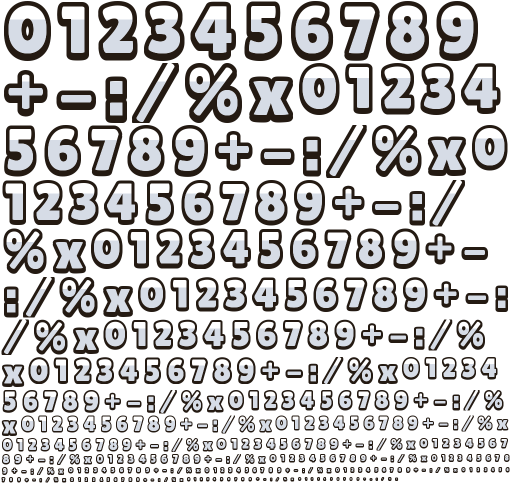
#> input picture src/assets/digits.webp, 1024 x 967 px (shown at 1/2 size)
$ python sticker_pass.py ../../src/assets/digits.webp ../../src/assets/digits.webp 1.0
#> lines starting #> are read from the running program, lines starting #| are printed output that depends on the picture; after the words box and inside, x2 and y2 are one past the last pixel; in counts of white or black regions, pixels touching at a corner belong together
#> in main, im is the input picture: shape (967, 1024, 4); mean R, G, B, A 63.5, 62.2, 62.1, 122.8
"""The corgi theme's sticker pass: makes separately generated pictures look drawn by one hand
(CLAUDE.md art rule: thick outline, flat colours, one hard cel shadow), judged at the size the
game draws them.

Every sheet came out of its own generation, so line weights differ, and hatching, fur strands,
greebles and soft shading turn to grey noise at a mob's 80 world units. Per picture this:
  1. keeps the near-black drawn lines as ink and fills fainter strokes (hatching, strands)
     thinner than THIN world units with the colour around them;
  2. sorts the colours into a few materials by hue and chroma, shared by all of the picture's
     frames so an animation does not flicker (hot accents such as red eyes keep their own), and
     cuts each material's smoothed lightness into at most TONES flat tones: light, base and one
     hard shadow;
  3. smooths every boundary with a majority filter and drops specks under SPECK world units;
  4. paints the ink lines one ink colour and redraws one outline OUTLINE world units wide round
     the silhouette and its see-through holes, half outside the old edge, half over it.
With flat=False only step 4 runs: the big, cleanly painted pictures (elites, bosses, props,
icons, items) keep their paint and get the shared outline. Glowing effects get neither.
`scale` is sheet pixels per world unit (a mob sheet's `height` over the units the game draws it,
a prop's pixels over its world size).

Used by the builds (bake_mob.py's "sticker" spec key; corgi_art.py's deco, icons and items) and
standalone: python tools/sticker_pass.py <in.png> <out.png> <scale> [--keep-size]"""
import sys

import cv2
import numpy as np
from PIL import Image

INK = np.array([0x14, 0x0C, 0x18], np.float32)  # hordeView.ts OUTLINE, the mobs' run-time ink
OUTLINE = 2.2    # world units, total
OUT_SHARE = 0.5  # of it outside the old silhouette
INK_L = 55       # Lab lightness (0..255) under which a thin stroke is a drawn line
LINE = 2.4       # world units: dark areas wider than this are shadow, not line
DASH = 3.5       # world units: shorter dark marks are texture, not line
LINE_DELTA = 32  # Lab lightness a thin stroke must sit under its surroundings to be a line
THIN = 1.4       # world units: fainter darker strokes narrower than this are filled in
SPECK = 1.2      # world units: flat areas narrower than this give way to their neighbours
SMOOTH = 1.0     # world units: mean-shift radius, and the majority filter's
MATERIALS = 6    # colours of stuff (shell, belly, legs, ...), told apart by hue and chroma
HUE_L = 0.6      # lightness weight when telling materials apart
TONES = 3        # flat tones per material at most: shadow, base, light
BAND = 1.5       # world units: lightness smoothing before it is cut into tones
MIN_STEP = 7     # Lab lightness: tones closer than this stay one
HOT = 2          # materials for hot accents (eyes, glows)


def _nearest(solid):
    """For every pixel, the flat index of its nearest pixel in `solid`."""
    _, lab = cv2.distanceTransformWithLabels((~solid).astype(np.uint8), cv2.DIST_L2, 5,
                                             labelType=cv2.DIST_LABEL_PIXEL)
    ys, xs = np.nonzero(solid)
    idx = np.zeros(lab.max() + 1, np.int64)
    idx[lab[ys, xs]] = ys * solid.shape[1] + xs
    return idx[lab]


def _fill_from(img, keep):
    """Pixels outside `keep` take their nearest kept neighbour's value."""
    if keep.all() or not keep.any():
        return img
    flat = img.reshape(-1, *img.shape[2:])
    return flat[_nearest(keep)].reshape(img.shape)


def _disc(d):
    d = max(1, int(round(d)))
    return cv2.getStructuringElement(cv2.MORPH_ELLIPSE, (d, d))


def _clean(rgb, solid, scale):
    """Step 1: the ink lines, and the colours under them with faint strokes filled, flattened."""
    rgb = _fill_from(rgb, solid)
    light = cv2.cvtColor(rgb, cv2.COLOR_RGB2LAB)[:, :, 0].astype(np.float32)
    # a line is thin and dark: near black, or much darker than what is round it; dark areas
    # wider than LINE world units are shadow, not line
    around = cv2.morphologyEx(light, cv2.MORPH_CLOSE, _disc(LINE * scale))
    dark = (((light < INK_L) | (around - light > LINE_DELTA)) & solid).astype(np.uint8)
    wide = cv2.dilate(cv2.morphologyEx(dark, cv2.MORPH_OPEN, _disc(LINE * scale)), _disc(3))
    ink = (dark > 0) & (wide == 0)
    # dots and specks (texture, not drawing) go: a line runs at least DASH world units
    n, cc, stats, _ = cv2.connectedComponentsWithStats(ink.astype(np.uint8), connectivity=8)
    small = np.maximum(stats[:, cv2.CC_STAT_WIDTH], stats[:, cv2.CC_STAT_HEIGHT]) < DASH * scale
    small[0] = False
    ink &= ~small[cc]
    base = _fill_from(rgb, solid & ~ink)
    closed = cv2.morphologyEx(base, cv2.MORPH_CLOSE, _disc(THIN * scale))
    lc = cv2.cvtColor(closed, cv2.COLOR_RGB2LAB)[:, :, 0].astype(np.float32)
    lb = cv2.cvtColor(base, cv2.COLOR_RGB2LAB)[:, :, 0].astype(np.float32)
    base = np.where(((lc - lb) > 14)[:, :, None], closed, base)
    sp = max(2, int(round(SMOOTH * scale)))
    return cv2.pyrMeanShiftFiltering(np.ascontiguousarray(base), sp, 20, maxLevel=1), ink


def _hot(lab):
    """Hot accents: saturated reds, oranges and yellows (eyes, glows) that must keep their hue."""
    a, b = lab[:, 1] - 128, lab[:, 2] - 128
    hue = np.degrees(np.arctan2(b, a))
    return (np.hypot(a, b) > 45) & (hue > -10) & (hue < 100)


def _palette(samples, k):
    if len(samples) <= k:
        return samples.astype(np.float32)
    data = samples.astype(np.float32)
    if len(data) > 60000:
        data = data[np.random.default_rng(1).choice(len(data), 60000, replace=False)]
    crit = (cv2.TERM_CRITERIA_EPS + cv2.TERM_CRITERIA_MAX_ITER, 40, 0.5)
    cv2.setRNGSeed(7)
    _, _, centres = cv2.kmeans(data, k, None, crit, 3, cv2.KMEANS_PP_CENTERS)
    return centres


def _snap(lab, centres):
    return ((lab[:, None, :] - centres[None, :, :]) ** 2).sum(2).argmin(1)


def _majority(labels, solid, scale):
    """Step 3: each pixel takes the label most common around it, so edges run smooth; then
    areas thinner than SPECK give way to their neighbours."""
    vals = np.unique(labels[solid])
    if len(vals) < 2:
        return labels
    sig = max(0.6, SMOOTH * scale * 0.6)
    best, score = labels.copy(), np.full(labels.shape, -1.0, np.float32)
    for v in vals:
        s = cv2.GaussianBlur(((labels == v) & solid).astype(np.float32), (0, 0), sig)
        better = s > score
        best[better], score[better] = v, s[better]
    out = np.where(solid, best, labels)
    k = _disc(SPECK * scale)
    keep = np.zeros(solid.shape, bool)
    for v in vals:
        m = ((out == v) & solid).astype(np.uint8)
        keep |= (cv2.dilate(cv2.morphologyEx(m, cv2.MORPH_OPEN, k), _disc(2)) & m) > 0
    if keep.any() and (solid & ~keep).any():
        out = np.where(solid & ~keep, _fill_from(out, keep), out)
    return out


def _bands(lab, mat, solid, scale):
    """Within each material, the lightness smoothed over BAND world units and cut into at most
    TONES flat tones; returns a tone index per pixel (0 darkest)."""
    L = lab[:, :, 0]
    sig = BAND * scale
    tone = np.zeros(mat.shape, np.int32)
    for v in np.unique(mat[solid]):
        m = ((mat == v) & solid).astype(np.float32)
        sm = cv2.GaussianBlur(L * m, (0, 0), sig) / np.maximum(cv2.GaussianBlur(m, (0, 0), sig), 1e-3)
        vals = sm[m > 0]
        lo, hi = vals.min(), vals.max()
        cuts = [q for q in np.percentile(vals, [100 * (i + 1) / TONES for i in range(TONES - 1)])
                if q - lo > MIN_STEP and hi - q > MIN_STEP]
        cuts = [c for i, c in enumerate(cuts) if i == 0 or c - cuts[i - 1] > MIN_STEP]
        tone[m > 0] = np.searchsorted(np.array(cuts), vals) if cuts else 0
    return tone


def _outline(rgb, alpha, ink, scale, grow):
    """Step 4: ink lines in the ink colour, and one outline OUTLINE world units wide."""
    solid = alpha >= 128
    width = OUTLINE * scale
    out_w = width * OUT_SHARE if grow else 0.0
    in_w = width - out_w
    d_out = cv2.distanceTransform((~solid).astype(np.uint8), cv2.DIST_L2, 5)
    d_in = cv2.distanceTransform(solid.astype(np.uint8), cv2.DIST_L2, 5)
    cover = np.maximum(np.clip(in_w - d_in + 0.5, 0, 1), ink.astype(np.float32)) * solid
    mix = np.where(solid, cover, 1.0)[:, :, None]
    rgb = rgb * (1 - mix) + INK * mix
    if grow:
        a = np.where(solid, 1.0, np.maximum(np.clip(out_w - d_out + 0.5, 0, 1), alpha / 255.0))
    else:
        a = np.where(solid, 1.0, alpha / 255.0)
    return rgb, a


def sticker(frames, scale, grow=True, materials=MATERIALS, flat=True):
    """frames: RGBA uint8 arrays (straight alpha), one picture's frames sharing a palette.
    Returns them made sticker-like, the same sizes; with grow=False the outline stays inside
    the old silhouette (for pictures with no room round them). flat=False only redraws the
    outline, for big pictures drawn clean already, which posterizing would only roughen."""
#> called with scale = 1, grow = True, materials = 6, flat = True
    if not flat:
        return [_outline_only(f, scale, grow) for f in frames]
    cleaned, inks, solids = [], [], []
    for f in frames:
        solid = f[:, :, 3] >= 128
        rgb, ink = _clean(np.ascontiguousarray(f[:, :, :3]), solid, scale) if solid.any() else (f[:, :, :3], solid)
        cleaned.append(rgb)
        inks.append(ink)
        solids.append(solid)
#> this loop made 1 pass
#> (n in _clean, sp in _clean) on pass 1: (393, 2)
#> pass 1, in sticker, `solid = f[:, :, 3] >= 128`:
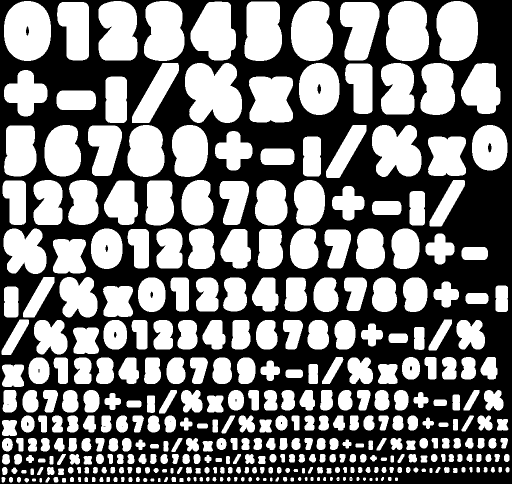
#> solid: shape (967, 1024) bool (shown at 1/2 size); 48.2% white; 384 white regions, largest, box (x1, y1, x2, y2) and area: (370, 126, 484, 246) 10733, (8, 2, 102, 122) 9192, (772, 2, 858, 122) 8609
#> pass 1, in _nearest, `_, lab = cv2.distanceTransformWithLabels((~solid).astype(np.uint8), cv..`:
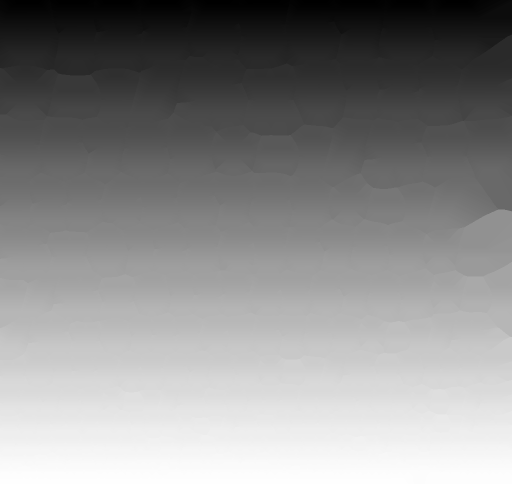
#> lab: shape (967, 1024) int32 (shown at 1/2 size); min 1, max 477174, mean 259988.2; drawn with min black and max white
#> pass 1, in _clean, `rgb = _fill_from(rgb, solid)`:
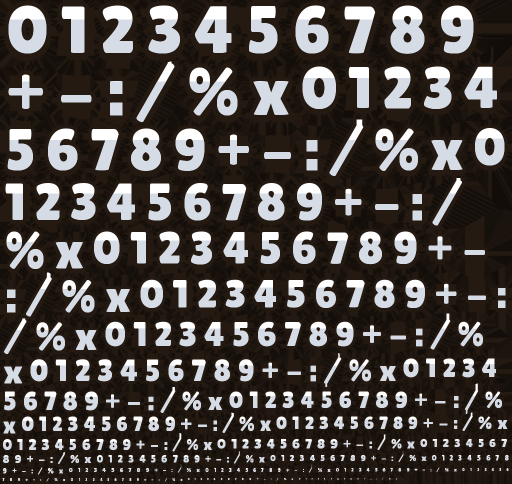
#> rgb: shape (967, 1024, 3) (shown at 1/2 size); mean of channels 0, 1, 2 78, 72.7, 69.4; drawn as R, G, B
#> after the loop, cleaned = 1 item; inks = 1 item; solids = 1 item
    if not any(s.any() for s in solids):
        return [f.copy() for f in frames]
    labs = [cv2.cvtColor(c, cv2.COLOR_RGB2LAB).astype(np.float32) for c in cleaned]
#> labs = 1 item
    pix = np.concatenate([lab.reshape(-1, 3)[(s & ~i).reshape(-1)] for lab, s, i in zip(labs, solids, inks)])
    w = np.array([HUE_L, 1, 1], np.float32)
    hot = _hot(pix)
    centres = _palette(pix[~hot] * w, materials) if (~hot).any() else np.zeros((0, 3), np.float32)
#> in _palette, `_, _, centres = cv2.kmeans(data, k, None, crit, 3, cv2.KMEANS_PP_CENTE..`: centres = [[15.53, 131.2, 135.4], [133.7, 128, 122.2], [80.93, 129.1, 129.9], [152.8, 128, 128], [109.7, 128.5, 127.4], [47.72, 130, 132.4]]
    if hot.sum() > 20:
        centres = np.concatenate([centres, _palette(pix[hot] * w, HOT)])
    out = []
    for f, lab, solid, ink in zip(frames, labs, solids, inks):
        h, w_ = solid.shape
        mat = _snap(lab.reshape(-1, 3) * w, centres).reshape(h, w_)
        mat = _majority(mat, solid, scale)
        key = _majority(mat * TONES + _bands(lab, mat, solid, scale), solid, scale)
        ink = (cv2.GaussianBlur(ink.astype(np.float32), (0, 0), max(0.5, 0.35 * scale)) > 0.45) & solid
        rgb = np.zeros((h, w_, 3), np.float32)
        flat, kf, sf = lab.reshape(-1, 3), key.reshape(-1), solid.reshape(-1)
        for v in np.unique(kf[sf]):
            sel = (kf == v) & sf
            c = np.median(flat[sel], axis=0)
            rgb.reshape(-1, 3)[sel] = cv2.cvtColor(np.clip(c, 0, 255).astype(np.uint8)[None, None], cv2.COLOR_LAB2RGB)[0, 0]
        rgb, a = _outline(rgb, f[:, :, 3].astype(np.float32), ink, scale, grow)
        rgba = np.dstack([np.clip(rgb, 0, 255), a * 255]).round().astype(np.uint8)
        rgba[a <= 0] = 0
        out.append(rgba)
#> this loop made 1 pass
#> (h, w_, width in _outline, out_w in _outline) on pass 1: (967, 1024, 2.2, 1.1)
#> pass 1, in sticker, `mat = _snap(lab.reshape(-1, 3) * w, centres).reshape(h, w_)`:
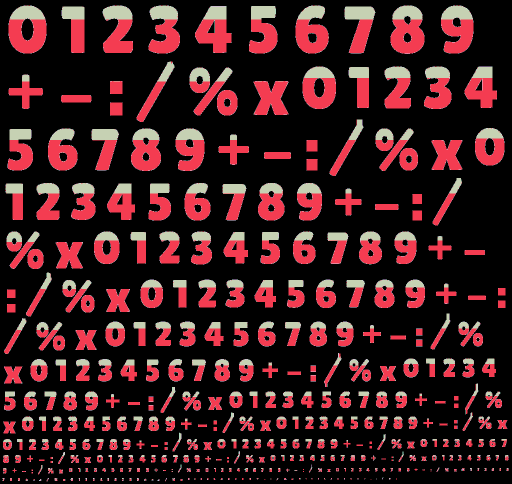
#> mat: shape (967, 1024) int64 (shown at 1/2 size); 6 distinct labels, from 0 to 5; one colour per label, 0 black
#> after the loop:
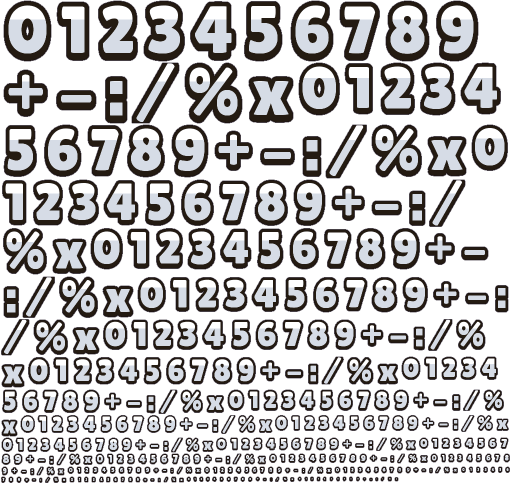
#> rgba: shape (967, 1024, 4) (shown at 1/2 size); mean R, G, B, A 64, 62.6, 63.5, 129.8; transparent parts drawn white
#> after the loop, out = 1 item
    return out


def _outline_only(f, scale, grow):
    rgb, a = _outline(f[:, :, :3].astype(np.float32), f[:, :, 3].astype(np.float32),
                      np.zeros(f.shape[:2], bool), scale, grow)
    rgba = np.dstack([np.clip(rgb, 0, 255), a * 255]).round().astype(np.uint8)
    rgba[a <= 0] = 0
    return rgba


def main():
    src, dst, scale = sys.argv[1], sys.argv[2], float(sys.argv[3])
    im = np.array(Image.open(src).convert("RGBA"))
    Image.fromarray(sticker([im], scale, "--keep-size" not in sys.argv)[0]).save(dst)


if __name__ == "__main__":
    main()
